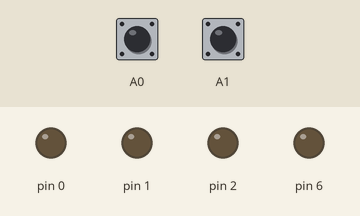
Bench run of a sketch on a simulated Arduino Uno, built with avr-gcc and run on an emulated ATmega328P. Shown: output pins drawn as LEDs (lit = HIGH). The test bench sets the inputs (shaded band); at power-on: A0 HIGH, A1 HIGH.

Above: at 1.2 s.
1.3 s: A0 pulled LOW for 0.15 s
At 2.8 s:
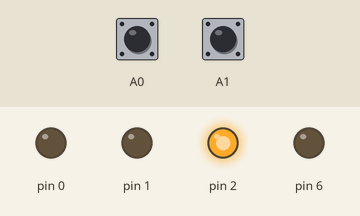
3.1 s: A0 pulled LOW for 1 s
At 5.5 s:
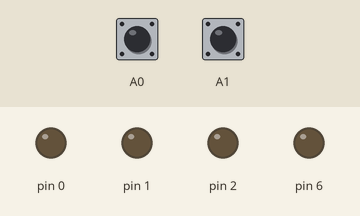
5.8 s: A0 pulled LOW for 3.2 s
At 10.6 s:
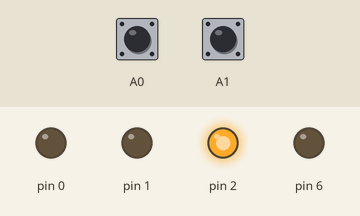
Timing chart, 0 to 12.1 s (numbered marks = the images above; inputs shaded):
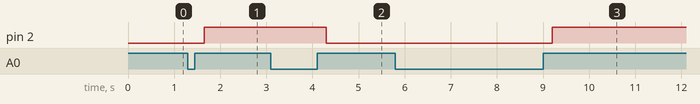

Measured:
- after the input at 1.3 s, pin 2: LOW → HIGH after 0.35 s
- after the input at 3.1 s, pin 2: HIGH → LOW after 1.2 s
- after the input at 5.8 s, pin 2: LOW → HIGH after 3.4 s

The sketch:

Contador_Binario.ino
```cpp
////////////////////
//Angel Martinez
//Contador Binario
///////////////////

int conta=0;
int tabla [16]={0,4,8,12,16,20,24,28,32,36,40,44,48,52,56,60};
void setup() {
pinMode(A0,INPUT);
pinMode(A1,INPUT);
digitalWrite(A0,HIGH);
digitalWrite(A1,HIGH);
DDRD=1111111;
}

void loop() {
if (digitalRead(A0)==0){
while(digitalRead(A0)==0){}
conta++;
delay(200);
if (conta==16){
conta=15;
}
PORTD=tabla[conta];
}
if (digitalRead(A1)==0){
while(digitalRead(A1)==0){}
conta--;
delay(200);
if (conta<0){
conta=0;
}
PORTD=tabla[conta];
}
}
```
